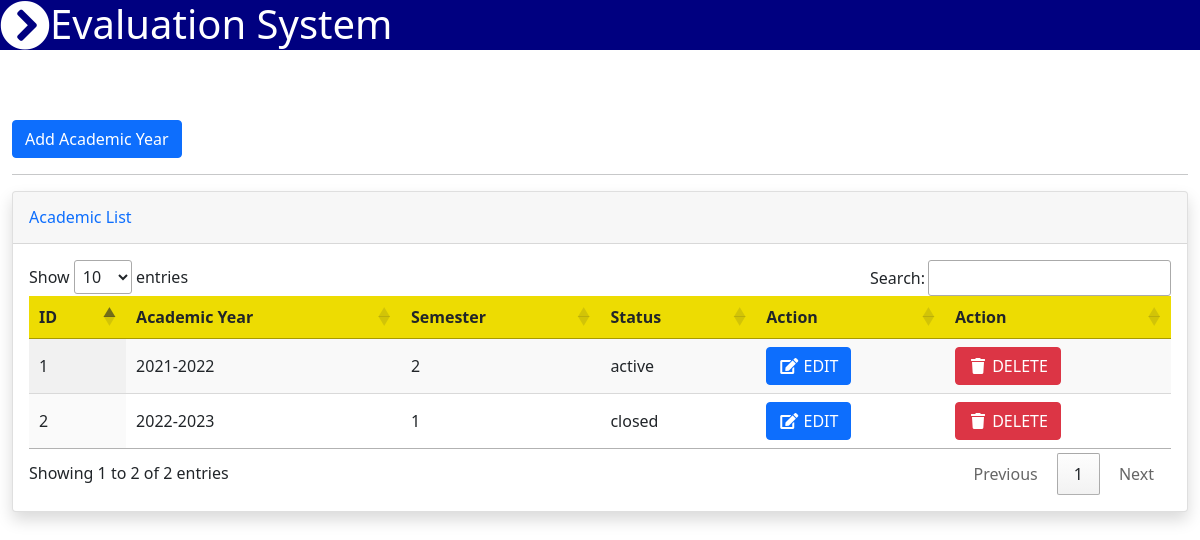
Page /academic_list.php (signed in) on the earlier database version.
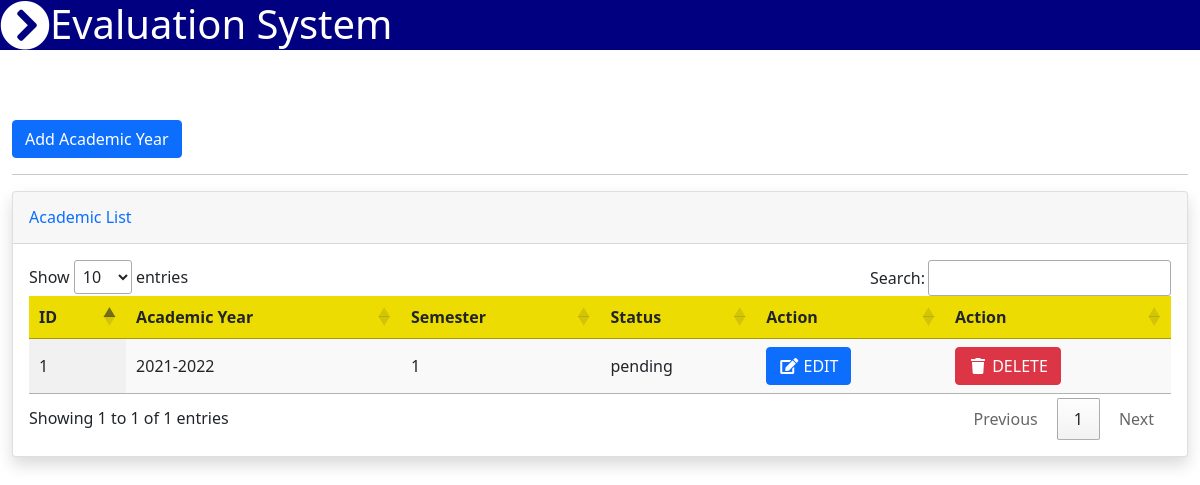
Same page on the later database version.
### tables this page shows
CREATE TABLE `academic` (
  `id` tinyint(30) NOT NULL,
  `academic_year` varchar(30) NOT NULL,
  `semester` int(30) NOT NULL,
  `status` varchar(30) NOT NULL
);

### academic_list.php (the view, shortened to what this page needs)
<?php include_once'navbar.php'; ?>
<body id="page-top">
<div class="container-fluid py-5 my-5">
    <button type="button" class="btn btn-primary" data-bs-toggle="modal" data-bs-target="#staticBackdrop">
    Add Academic Year
    </button>
    <hr>
    <div class="card shadow mb-4">
        <div class="card-header py-3">
            <h6 class="m-0 font-weight-bold text-primary">Academic List</h6>
        </div>
        <div class="card-body">
            <div class="table-responsive">
            <?php
            include_once'koneksyon.php';
            $qryview = "SELECT * FROM academic";
            $result = mysqli_query($koneksyon, $qryview);
            ?>
                <table class="display" id="myTable" width="100%" cellspacing="0">
                    <thead style="background-color: #eddc02;">
                        <tr>
                            <th>ID</th>
                            <th>Academic Year</th>
                            <th>Semester</th>
                            <th>Status</th>
                            <th>Action</th>
                            <th>Action</th>
                        </tr>
                    </thead>
                    <tbody>
                    <?php
                    $no = 1;
                    while($row = mysqli_fetch_array($result)) { ?>
                        <tr>
                            <td><?php echo $no ?></td>
                            <td><?php echo $row['academic_year'] ?></td>
                            <td><?php echo $row['semester'] ?></td>
                            <td><?php echo $row['status'] ?></td>
                            <td><a type="button" class="btn btn-primary" href="viewedit_acad.php?id=<?php echo $row['id']; ?>"><span class="fa fa-fw fa-edit"></span> EDIT</a></td>
                            <td><button class="btn btn-danger" type="button" onClick="deleteme(<?php echo $row['id']; ?>)" name="delete" ><span class="fa fa-fw fa-trash"></span> DELETE </button></td>
                        </tr>
                    <?php $no++;} ?>
                    </tbody>
                </table>
            </div>
        </div>
    </div>
</div>
</body>

Differences in the rows shown:
removed academic: academic_year "2021-2022", semester "2", status "active"
removed academic: academic_year "2022-2023", semester "1", status "closed"
added academic: academic_year "2021-2022", semester "1", status "pending"
Other differences:
text written by a page script: "Show entries Search: Showing 1 to 2 of 2 entries Previous 1 Next" → "Show entries Search: Showing 1 to 1 of 1 entries Previous 1 Next"
